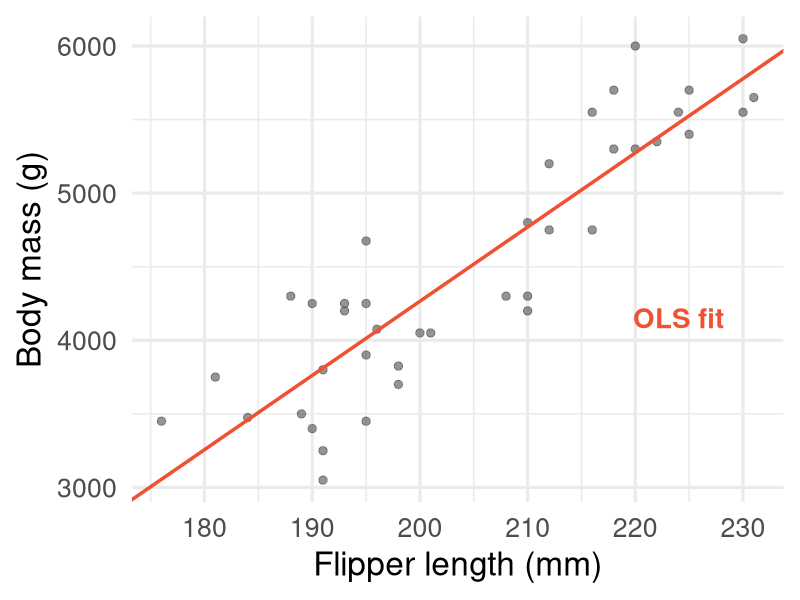
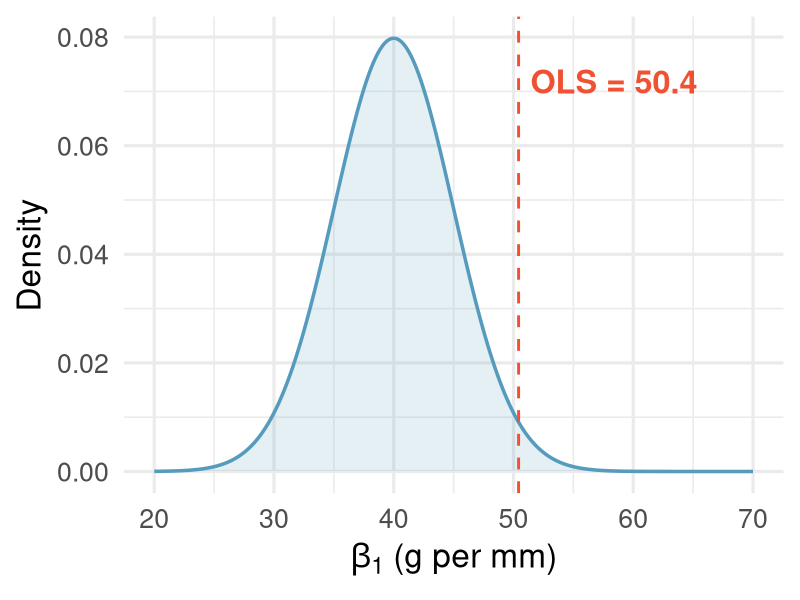
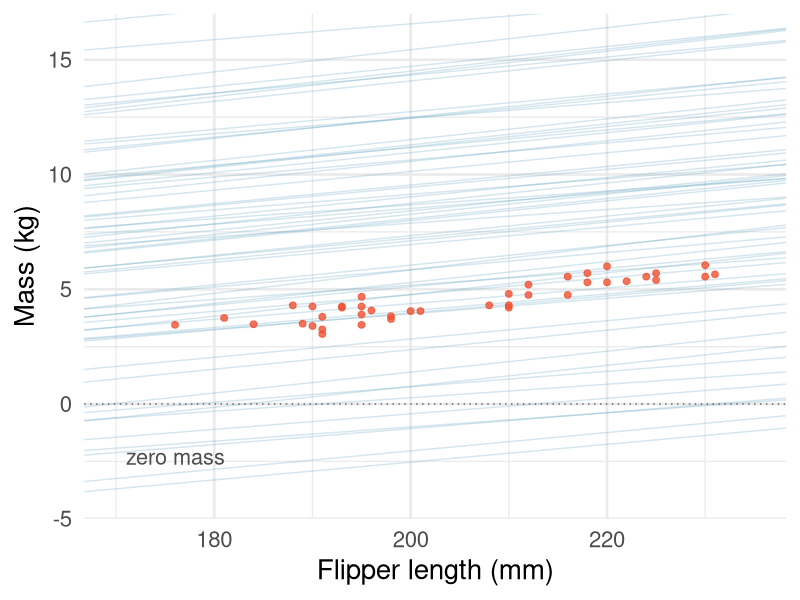
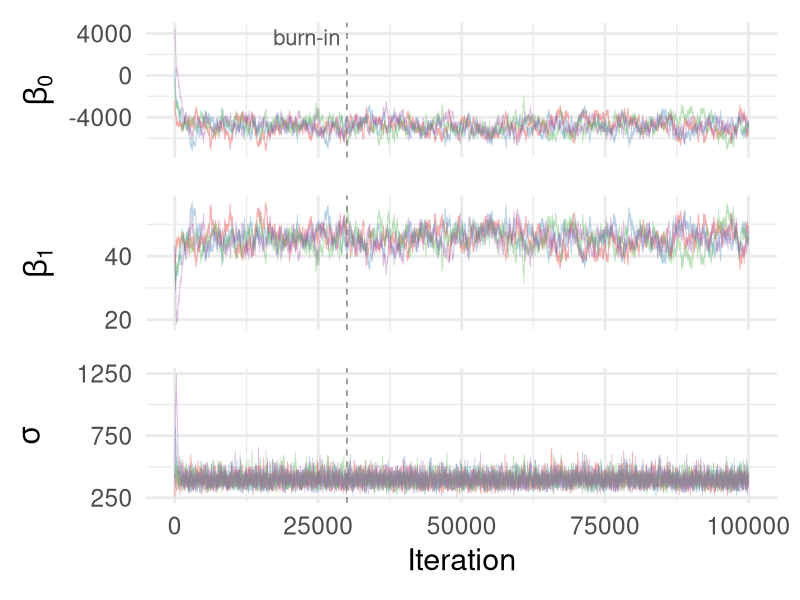
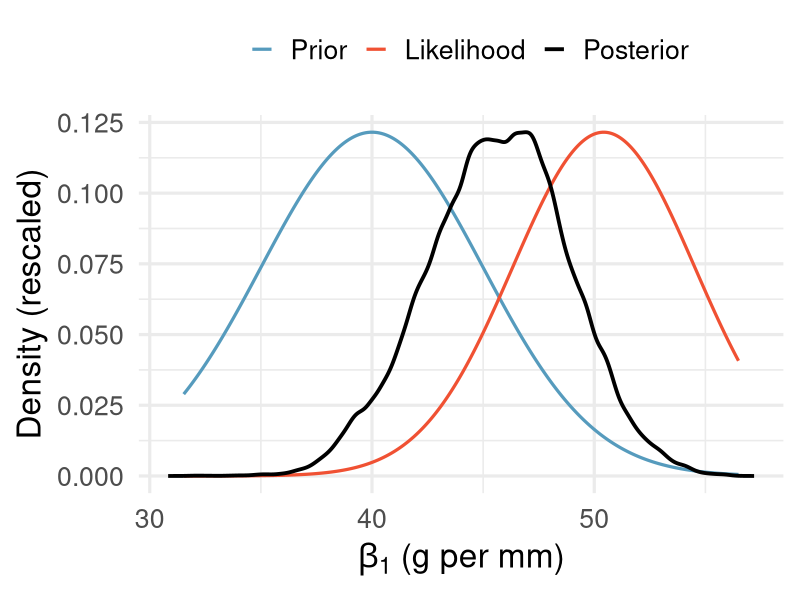
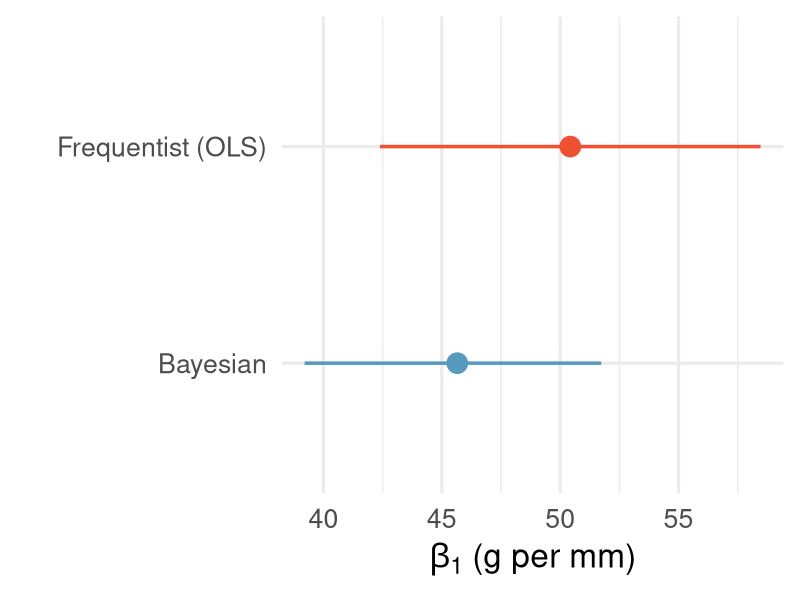
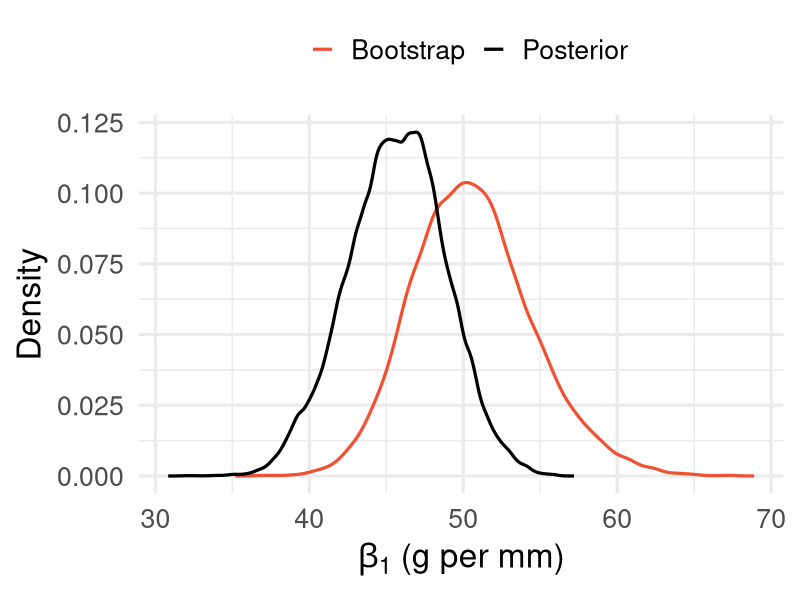
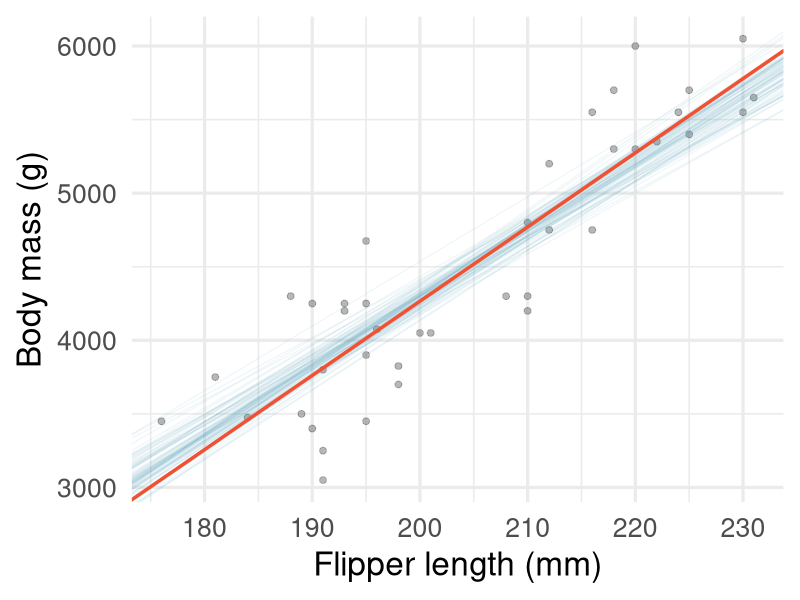

Recreate these plots in R, in order.
# MA214 Lecture 21 -- Bayesian Linear Regression
# Run from the lecture directory:  Rscript Lecture21_demo.R
#   (first: Rscript data/prepare_data.R)
#
# Penguins: body_mass_g ~ flipper_length_mm, n = 40. Every number that appears on
# a slide is printed below; every figure is written to figures/.
#
#   Section 1  Data + OLS baseline        -> figures/penguins_scatter.pdf
#   Section 2  Priors + prior predictive  -> figures/prior_beta1.pdf
#                                            figures/prior_predictive_lines.pdf
#   Section 3  MCMC + diagnostics         -> figures/trace_plots.pdf
#   Section 4  Posterior inference (beta1)-> figures/beta1_prior_post.pdf
#                                            figures/freq_vs_bayes.pdf
#                                            figures/boot_vs_posterior.pdf
#                                            figures/posterior_lines.pdf
#   Section 5  Prediction for a new penguin -> figures/posterior_predictive.pdf
#                                            figures/pred_comparison.pdf
#
# The MCMC machinery (random-walk Metropolis-Hastings, burn-in, R-hat) is Lecture
# 19's; it is used here, not re-taught. Credible intervals, posterior prediction
# and predictive checks are Lecture 20's; this lecture applies them to a regression.

suppressPackageStartupMessages(library(tidyverse))
suppressPackageStartupMessages(library(patchwork))
dir.create("figures", showWarnings = FALSE)

col_prior <- "#569BBD"   # blue
col_data  <- "#F05133"   # red/orange (data, OLS, frequentist)
col_post  <- "black"     # posterior

rule <- function(t) cat("\n", strrep("-", 68), "\n", t, "\n", strrep("-", 68), "\n", sep = "")

################################################################################
# Section 1 -- Data and the OLS baseline (Module 3 recall)
################################################################################
rule("SLIDE 1: Recall the penguins -- OLS fit")

penguins <- read_csv("data/penguins40.csv", show_col_types = FALSE)
n <- nrow(penguins)
x <- penguins$flipper_length_mm
y <- penguins$body_mass_g

xbar <- mean(x); ybar <- mean(y)
Sxx  <- sum((x - xbar)^2)
Sxy  <- sum((x - xbar) * (y - ybar))
Syy  <- sum((y - ybar)^2)

b1_ols    <- Sxy / Sxx
b0_ols    <- ybar - b1_ols * xbar
resids    <- y - (b0_ols + b1_ols * x)
sigma_ols <- sqrt(sum(resids^2) / (n - 2))
se_b1     <- sigma_ols / sqrt(Sxx)
se_b0     <- sigma_ols * sqrt(1/n + xbar^2/Sxx)
r2        <- 1 - sum(resids^2) / Syy
freq_ci   <- c(b1_ols - 1.96 * se_b1, b1_ols + 1.96 * se_b1)

cat(sprintf("n = %d penguins; flipper %d-%d mm, mass %d-%d g\n",
            n, min(x), max(x), min(y), max(y)))
cat(sprintf("OLS: b0 = %.1f (SE %.1f), b1 = %.1f (SE %.2f), sigma = %.1f, R2 = %.3f\n",
            b0_ols, se_b0, b1_ols, se_b1, sigma_ols, r2))
cat(sprintf("OLS 95%% CI for b1: [%.1f, %.1f]  (width %.1f)\n",
            freq_ci[1], freq_ci[2], diff(freq_ci)))

p_scatter <- ggplot(penguins, aes(x = flipper_length_mm, y = body_mass_g)) +
  geom_point(alpha = 0.6, size = 2.5, color = "gray30") +
  geom_abline(intercept = b0_ols, slope = b1_ols, color = col_data, linewidth = 1.2) +
  annotate("text", x = 224, y = 4150, label = "OLS fit", colour = col_data,
           size = 7, fontface = "bold") +
  labs(x = "Flipper length (mm)", y = "Body mass (g)") +
  theme_minimal(base_size = 24)
ggsave("figures/penguins_scatter.pdf", p_scatter, width = 5.5, height = 4.1)

################################################################################
# Section 2 -- Priors for the parameters, and a prior predictive check
################################################################################
rule("SLIDE 2: Priors for the parameters")

# beta0      ~ N(0, 5000^2)        vague: intercept is an extrapolation to 0 mm
# beta1      ~ N(40, 5^2)          informative: prior studies suggest ~40 g/mm
# log(sigma) ~ N(log 400, 0.5^2)   weakly informative: residual SD ~ hundreds of g
prior_b0_mean <- 0;   prior_b0_sd <- 5000
prior_b1_mean <- 40;  prior_b1_sd <- 5
prior_log_sig_mean <- log(400); prior_log_sig_sd <- 0.5

cat(sprintf("beta0      ~ N(%d, %d^2)        [vague]\n", prior_b0_mean, prior_b0_sd))
cat(sprintf("beta1      ~ N(%d, %d^2)          [informative; OLS says %.1f]\n",
            prior_b1_mean, prior_b1_sd, b1_ols))
cat(sprintf("log(sigma) ~ N(log %d, %.1f^2)   [weakly informative]\n",
            400, prior_log_sig_sd))

b1_grid <- seq(20, 70, length.out = 500)
p_prior_b1 <- ggplot() +
  geom_line(aes(x = b1_grid, y = dnorm(b1_grid, prior_b1_mean, prior_b1_sd)),
            color = col_prior, linewidth = 1.2) +
  geom_area(aes(x = b1_grid, y = dnorm(b1_grid, prior_b1_mean, prior_b1_sd)),
            fill = col_prior, alpha = 0.15) +
  geom_vline(xintercept = b1_ols, linewidth = 1, linetype = "dashed", color = col_data) +
  annotate("text", x = b1_ols + 1, y = dnorm(prior_b1_mean, prior_b1_mean, prior_b1_sd) * 0.9,
           label = sprintf("OLS = %.1f", b1_ols), color = col_data,
           hjust = 0, size = 8.2, fontface = "bold") +
  labs(x = expression(beta[1]~"(g per mm)"), y = "Density") +
  theme_minimal(base_size = 24)
ggsave("figures/prior_beta1.pdf", p_prior_b1, width = 6, height = 3.5)

rule("SLIDE 2b: PRIOR PREDICTIVE CHECK -- what lines does this prior believe in?")

# Simulate lines from the prior ALONE (no data yet) and look at them.
set.seed(2024)
n_lines  <- 60
pp_b0    <- rnorm(n_lines, prior_b0_mean, prior_b0_sd)
pp_b1    <- rnorm(n_lines, prior_b1_mean, prior_b1_sd)

# Prior predictive for the mean mass at a typical flipper length
x_chk    <- 200
pp_mean  <- prior_b0_mean + prior_b1_mean * x_chk
pp_sd    <- sqrt(prior_b0_sd^2 + (x_chk * prior_b1_sd)^2)
pp_lo    <- pp_mean - 1.96 * pp_sd; pp_hi <- pp_mean + 1.96 * pp_sd
cat(sprintf("Prior belief about mean mass at flipper = %d mm:\n", x_chk))
cat(sprintf("  %.0f +/- %.0f g  ->  95%% range [%.0f, %.0f] g\n", pp_mean, pp_sd, pp_lo, pp_hi))
cat(sprintf("  Real penguins in the data span %d-%d g.\n", min(y), max(y)))
cat(sprintf("  So the prior allows NEGATIVE mass and %.0f kg penguins: it is vague,\n",
            pp_hi / 1000))
cat("  not thoughtful. Harmless here (40 penguins will overwhelm it), but this is\n")
cat("  exactly the check that catches a prior that would NOT be harmless.\n")

p_prior_pred <- ggplot(penguins, aes(x = flipper_length_mm, y = body_mass_g)) +
  geom_abline(data = tibble(b0 = pp_b0, b1 = pp_b1),
              aes(intercept = b0, slope = b1),
              alpha = 0.25, colour = col_prior) +
  geom_hline(yintercept = 0, linetype = "dotted", colour = "gray40") +
  annotate("text", x = 171, y = -2300, label = "zero mass", hjust = 0,
           colour = "gray30", size = 5.5) +
  geom_point(alpha = 0.8, size = 2, colour = col_data) +
  coord_cartesian(xlim = c(170, 235), ylim = c(-4000, 16000)) +
  scale_y_continuous(labels = function(v) v / 1000) +
  labs(x = "Flipper length (mm)", y = "Mass (kg)") +
  theme_minimal(base_size = 20)
ggsave("figures/prior_predictive_lines.pdf", p_prior_pred, width = 5.0, height = 2.2)

################################################################################
# Section 3 -- Fit by MCMC (Lecture 19's machinery, used not re-taught)
################################################################################
rule("SLIDE 3: Running MCMC -- 4 chains, R-hat")

SS_resid <- function(b0, b1) sum((y - b0 - b1 * x)^2)
log_posterior <- function(b0, b1, sigma) {
  if (sigma <= 0) return(-Inf)
  dnorm(b0, prior_b0_mean, prior_b0_sd, log = TRUE) +
    dnorm(b1, prior_b1_mean, prior_b1_sd, log = TRUE) +
    dlnorm(sigma, prior_log_sig_mean, prior_log_sig_sd, log = TRUE) +
    (-n * log(sigma) - SS_resid(b0, b1) / (2 * sigma^2))
}

run_mcmc_reg <- function(M, step_b0, step_b1, step_sig,
                         start_b0, start_b1, start_sig, seed = 214) {
  set.seed(seed)
  b0_s <- numeric(M); b1_s <- numeric(M); sig_s <- numeric(M)
  b0_s[1] <- start_b0; b1_s[1] <- start_b1; sig_s[1] <- start_sig
  accepts <- 0
  for (m in 2:M) {
    b0_c <- b0_s[m-1]; b1_c <- b1_s[m-1]; sig_c <- sig_s[m-1]
    b0_p <- rnorm(1, b0_c, step_b0)
    b1_p <- rnorm(1, b1_c, step_b1)
    sig_p <- rnorm(1, sig_c, step_sig)
    log_alpha <- log_posterior(b0_p, b1_p, sig_p) - log_posterior(b0_c, b1_c, sig_c)
    if (log(runif(1)) < log_alpha) {
      b0_s[m] <- b0_p; b1_s[m] <- b1_p; sig_s[m] <- sig_p; accepts <- accepts + 1
    } else {
      b0_s[m] <- b0_c; b1_s[m] <- b1_c; sig_s[m] <- sig_c
    }
  }
  tibble(iter = 1:M, beta0 = b0_s, beta1 = b1_s, sigma = sig_s) |>
    mutate(acc_rate = accepts / (M - 1))
}

# beta0 and beta1 are strongly correlated in an uncentered regression, so the
# random walk mixes slowly: at M = 30,000 / burn = 3,000 (the original settings)
# R-hat came out at 1.048 -- a FAIL by Lecture 19's own "R-hat < 1.01" rule, and
# the chains simply had not travelled from their spread-out prior starts. Running
# longer fixes it: M = 100,000 / burn = 30,000 gives R-hat = 1.004.
M <- 100000; burn <- 30000; n_chains <- 4
set.seed(100)
start_b0s  <- rnorm(n_chains, prior_b0_mean, prior_b0_sd)
start_b1s  <- rnorm(n_chains, prior_b1_mean, prior_b1_sd)
start_sigs <- rlnorm(n_chains, prior_log_sig_mean, prior_log_sig_sd)
cat(sprintf("%d chains, M = %s iterations each, burn-in = %s\n",
            n_chains, format(M, big.mark = ",", scientific = FALSE),
            format(burn, big.mark = ",", scientific = FALSE)))
cat("Starting values sampled from the priors (deliberately spread out):\n")
for (c in 1:n_chains)
  cat(sprintf("  Chain %d: b0=%.0f, b1=%.1f, sigma=%.0f\n",
              c, start_b0s[c], start_b1s[c], start_sigs[c]))

chains_list <- lapply(1:n_chains, function(c) {
  run_mcmc_reg(M, step_b0 = 80, step_b1 = 0.4, step_sig = 15,
               start_b0 = start_b0s[c], start_b1 = start_b1s[c],
               start_sig = start_sigs[c], seed = 214 + c) |>
    mutate(chain = factor(c))
})
all_chains <- bind_rows(chains_list)
for (c in 1:n_chains)
  cat(sprintf("Chain %d acceptance rate: %.3f\n", c, chains_list[[c]]$acc_rate[1]))

compute_rhat <- function(chains_list, param, burn) {
  cd <- lapply(chains_list, function(ch) ch[[param]][ch$iter > burn])
  N <- min(sapply(cd, length))
  cm <- sapply(cd, function(d) mean(d[1:N])); cv <- sapply(cd, function(d) var(d[1:N]))
  W <- mean(cv); B <- N * var(cm)
  sqrt((((N - 1)/N) * W + (1/N) * B) / W)
}
rhat_b0  <- compute_rhat(chains_list, "beta0", burn)
rhat_b1  <- compute_rhat(chains_list, "beta1", burn)
rhat_sig <- compute_rhat(chains_list, "sigma", burn)
cat(sprintf("R-hat: beta0=%.4f, beta1=%.4f, sigma=%.4f  (Lecture 19's rule: pass if < 1.01)\n",
            rhat_b0, rhat_b1, rhat_sig))
stopifnot(max(rhat_b0, rhat_b1, rhat_sig) < 1.01)   # fail loudly rather than teach a bad fit

chain_cols <- c("1" = "#E41A1C", "2" = "#377EB8", "3" = "#4DAF4A", "4" = "#984EA3")
mk_trace <- function(var, lab, rh, bottom = FALSE, show_burn_label = FALSE) {
  g <- ggplot(all_chains, aes(x = iter, y = .data[[var]], color = chain)) +
    geom_line(alpha = 0.35, linewidth = 0.3) +
    geom_vline(xintercept = burn, linetype = "dashed", color = "gray50") +
    scale_color_manual(values = chain_cols) +
    # three breaks and headroom: five breaks collided once the panels were
    # short enough to stack, and the R-hat label sat on top of the chains
    scale_y_continuous(n.breaks = 3) +
    labs(x = if (bottom) "Iteration" else NULL, y = lab) +
    theme_minimal(base_size = 22) + theme(legend.position = "none")
  if (!bottom) g <- g + theme(axis.text.x = element_blank())   # one x-axis, not three
  if (show_burn_label)
    g <- g + annotate("text", x = burn, y = Inf, label = "burn-in",
                      hjust = 1.1, vjust = 1.4, size = 5.6, colour = "gray35")
  g
}
p_traces <- mk_trace("beta0", expression(beta[0]), rhat_b0, show_burn_label = TRUE) /
            mk_trace("beta1", expression(beta[1]), rhat_b1) /
            mk_trace("sigma", expression(sigma), rhat_sig, bottom = TRUE)
ggsave("figures/trace_plots.pdf", p_traces, width = 7.0, height = 4.2)

################################################################################
# Section 4 -- Posterior inference for the slope
################################################################################
rule("SLIDE 4: Posterior inference for beta1")

draws    <- all_chains |> filter(iter > burn)
post_b0  <- mean(draws$beta0); post_b1 <- mean(draws$beta1); post_sig <- mean(draws$sigma)
ci_b0    <- quantile(draws$beta0, c(0.025, 0.975))
ci_b1    <- quantile(draws$beta1, c(0.025, 0.975))
ci_sig   <- quantile(draws$sigma, c(0.025, 0.975))
cat(sprintf("Posterior beta0: %.1f  95%% CI [%.1f, %.1f]\n", post_b0, ci_b0[1], ci_b0[2]))
cat(sprintf("Posterior beta1: %.1f  95%% CI [%.1f, %.1f]  (width %.1f)\n",
            post_b1, ci_b1[1], ci_b1[2], diff(ci_b1)))
cat(sprintf("Posterior sigma: %.1f  95%% CI [%.1f, %.1f]\n", post_sig, ci_sig[1], ci_sig[2]))
cat(sprintf("\nSLIDE TABLE -- frequentist vs Bayesian for beta1:\n"))
cat(sprintf("  Freq (OLS): %.1f  [%.1f, %.1f]  width %.1f\n",
            b1_ols, freq_ci[1], freq_ci[2], diff(freq_ci)))
cat(sprintf("  Bayes:      %.1f  [%.1f, %.1f]  width %.1f\n",
            post_b1, ci_b1[1], ci_b1[2], diff(ci_b1)))
cat(sprintf("  The prior (centered at 40) pulls the estimate down and narrows the interval.\n"))

# prior vs (scaled) likelihood vs posterior for beta1
b1_g <- seq(min(draws$beta1), max(draws$beta1), length.out = 400)
# Profile beta0 out: at each candidate beta1, refit the intercept by least
# squares. Holding beta0 at b0_ols instead makes this curve sigma/sqrt(sum x^2)
# wide rather than sigma/sqrt(Sxx) -- about 14x too narrow, which drew the data
# as far more precise than they are and contradicted the posterior on the slide.
lik_b1 <- sapply(b1_g, function(bb) {
  b0_hat <- mean(y) - bb * mean(x)
  exp(-SS_resid(b0_hat, bb) / (2 * sigma_ols^2))
})
lik_b1 <- lik_b1 / max(lik_b1) * max(density(draws$beta1)$y)
pri_b1 <- dnorm(b1_g, prior_b1_mean, prior_b1_sd)
pri_b1 <- pri_b1 / max(pri_b1) * max(density(draws$beta1)$y)
pd <- density(draws$beta1)
p_b1_post <- ggplot() +
  geom_line(aes(b1_g, pri_b1, colour = "Prior"), linewidth = 1.1) +
  geom_line(aes(b1_g, lik_b1, colour = "Likelihood"), linewidth = 1.1) +
  geom_line(aes(pd$x, pd$y, colour = "Posterior"), linewidth = 1.3) +
  scale_colour_manual(values = c("Prior" = col_prior,
                                 "Likelihood" = col_data,
                                 "Posterior" = col_post),
                      breaks = c("Prior", "Likelihood", "Posterior")) +
  labs(x = expression(beta[1]~"(g per mm)"), y = "Density (rescaled)", colour = "") +
  theme_minimal(base_size = 24) + theme(legend.position = "top")
ggsave("figures/beta1_prior_post.pdf", p_b1_post, width = 7, height = 4)

comp_df <- tibble(
  method = factor(c("Frequentist (OLS)", "Bayesian"), levels = c("Bayesian", "Frequentist (OLS)")),
  estimate = c(b1_ols, post_b1), lower = c(freq_ci[1], ci_b1[1]), upper = c(freq_ci[2], ci_b1[2]))
p_compare <- ggplot(comp_df, aes(y = method, x = estimate, xmin = lower, xmax = upper, color = method)) +
  geom_pointrange(linewidth = 1.2, size = 1.5) +
  scale_color_manual(values = c("Frequentist (OLS)" = col_data, "Bayesian" = col_prior)) +
  labs(x = expression(beta[1]~"(g per mm)"), y = "") +
  theme_minimal(base_size = 24) + theme(legend.position = "none")
ggsave("figures/freq_vs_bayes.pdf", p_compare, width = 7, height = 2.5)

rule("SLIDE 4b: Bootstrap vs posterior (Lecture 13's bootstrap, revisited)")
set.seed(42)
B <- 10000
boot_b1 <- numeric(B)
for (b in 1:B) {
  ib <- sample(n, n, replace = TRUE)
  boot_b1[b] <- sum((x[ib] - mean(x[ib])) * (y[ib] - mean(y[ib]))) / sum((x[ib] - mean(x[ib]))^2)
}
boot_ci <- quantile(boot_b1, c(0.025, 0.975))
cat(sprintf("Bootstrap beta1: mean %.1f  95%% interval [%.1f, %.1f]\n",
            mean(boot_b1), boot_ci[1], boot_ci[2]))
cat(sprintf("Posterior beta1: mean %.1f  95%% interval [%.1f, %.1f]\n",
            post_b1, ci_b1[1], ci_b1[2]))

bd <- density(boot_b1, n = 512); pd2 <- density(draws$beta1, n = 512)
p_boot_post <- ggplot() +
  geom_line(aes(bd$x, bd$y, color = "Bootstrap"), linewidth = 1.1) +
  geom_line(aes(pd2$x, pd2$y, color = "Posterior"), linewidth = 1.1) +
  scale_color_manual(values = c("Bootstrap" = col_data, "Posterior" = col_post),
                     breaks = c("Bootstrap", "Posterior")) +
  labs(x = expression(beta[1]~"(g per mm)"), y = "Density", color = "") +
  theme_minimal(base_size = 24) + theme(legend.position = "top")
ggsave("figures/boot_vs_posterior.pdf", p_boot_post, width = 7, height = 3.5)

set.seed(123)
idx <- sample(nrow(draws), 80)
p_lines <- ggplot(penguins, aes(x = flipper_length_mm, y = body_mass_g)) +
  geom_point(alpha = 0.4, size = 2, color = "gray30") +
  geom_abline(data = draws[idx, ], aes(intercept = beta0, slope = beta1),
              alpha = 0.08, color = col_prior) +
  geom_abline(intercept = b0_ols, slope = b1_ols, color = col_data, linewidth = 1.2) +
  labs(x = "Flipper length (mm)", y = "Body mass (g)") +
  theme_minimal(base_size = 24)
ggsave("figures/posterior_lines.pdf", p_lines, width = 5.2, height = 3.9)

################################################################################
# Section 5 -- Prediction for a new penguin (Lecture 20's recipe, applied)
################################################################################
rule("SLIDE 5: Prediction at flipper = 200 mm -- ybar vs ytilde, Bayes vs freq")

x_new  <- 200
y_mean <- draws$beta0 + draws$beta1 * x_new                                  # the LINE
y_pred <- y_mean + rnorm(nrow(draws), 0, draws$sigma)                        # a NEW penguin
pred_mean <- mean(y_pred)
mean_ci   <- quantile(y_mean, c(0.025, 0.975))
pred_ci   <- quantile(y_pred, c(0.025, 0.975))
cat(sprintf("Bayesian at x = %d mm:\n", x_new))
cat(sprintf("  posterior mean of the line  : %.0f g   95%% CI [%.0f, %.0f]  (width %.0f)\n",
            mean(y_mean), mean_ci[1], mean_ci[2], diff(mean_ci)))
cat(sprintf("  posterior predictive, new y : %.0f g   95%% PI [%.0f, %.0f]  (width %.0f)\n",
            pred_mean, pred_ci[1], pred_ci[2], diff(pred_ci)))

y_hat_freq   <- b0_ols + b1_ols * x_new
t_crit       <- qt(0.975, n - 2)
mean_se_freq <- sigma_ols * sqrt(1/n + (x_new - xbar)^2 / Sxx)
pred_se_freq <- sigma_ols * sqrt(1 + 1/n + (x_new - xbar)^2 / Sxx)
freq_mean_lo <- y_hat_freq - t_crit * mean_se_freq; freq_mean_hi <- y_hat_freq + t_crit * mean_se_freq
freq_pred_lo <- y_hat_freq - t_crit * pred_se_freq; freq_pred_hi <- y_hat_freq + t_crit * pred_se_freq
cat(sprintf("Frequentist at x = %d mm (the Lecture 15 formulas):\n", x_new))
cat(sprintf("  point estimate              : %.0f g\n", y_hat_freq))
cat(sprintf("  95%% CI for E[y|x]           : [%.0f, %.0f]  (width %.0f)\n",
            freq_mean_lo, freq_mean_hi, freq_mean_hi - freq_mean_lo))
cat(sprintf("  95%% PI for a new y          : [%.0f, %.0f]  (width %.0f)\n",
            freq_pred_lo, freq_pred_hi, freq_pred_hi - freq_pred_lo))

p_pred <- ggplot() +
  geom_histogram(aes(x = y_pred, y = after_stat(density), fill = "A new penguin"),
                 bins = 60, alpha = 0.45) +
  geom_histogram(aes(x = y_mean, y = after_stat(density), fill = "The line"),
                 bins = 60, alpha = 0.55) +
  scale_fill_manual(values = c("The line" = col_prior,
                               "A new penguin" = col_data),
                    breaks = c("The line", "A new penguin")) +
  labs(x = "Body mass (g)", y = "Density", fill = "") +
  theme_minimal(base_size = 24) + theme(legend.position = "top")
ggsave("figures/posterior_predictive.pdf", p_pred, width = 7, height = 4)

pred_comp <- tibble(
  method = factor(rep(c("Frequentist", "Bayesian"), each = 2), levels = c("Bayesian", "Frequentist")),
  type = factor(rep(c("The line", "A new penguin"), 2),
                levels = c("A new penguin", "The line")),
  estimate = c(y_hat_freq, y_hat_freq, mean(y_mean), pred_mean),
  lower = c(freq_mean_lo, freq_pred_lo, mean_ci[1], pred_ci[1]),
  upper = c(freq_mean_hi, freq_pred_hi, mean_ci[2], pred_ci[2]))
p_pred_comp <- ggplot(pred_comp, aes(y = type, x = estimate,
                                     xmin = lower, xmax = upper, color = method)) +
  geom_pointrange(linewidth = 1, size = 1.2) +
  # one row per quantity inside a panel per framework: stacking both into a
  # two-line y label ran the four labels into each other
  facet_wrap(~ method, ncol = 1) +
  scale_color_manual(values = c("Frequentist" = col_data, "Bayesian" = col_prior)) +
  labs(x = "Body mass (g)", y = "", color = "") +
  theme_minimal(base_size = 22) + theme(legend.position = "none")
ggsave("figures/pred_comparison.pdf", p_pred_comp, width = 5.4, height = 3.3)

cat("\nAll figures written to figures/\n")
